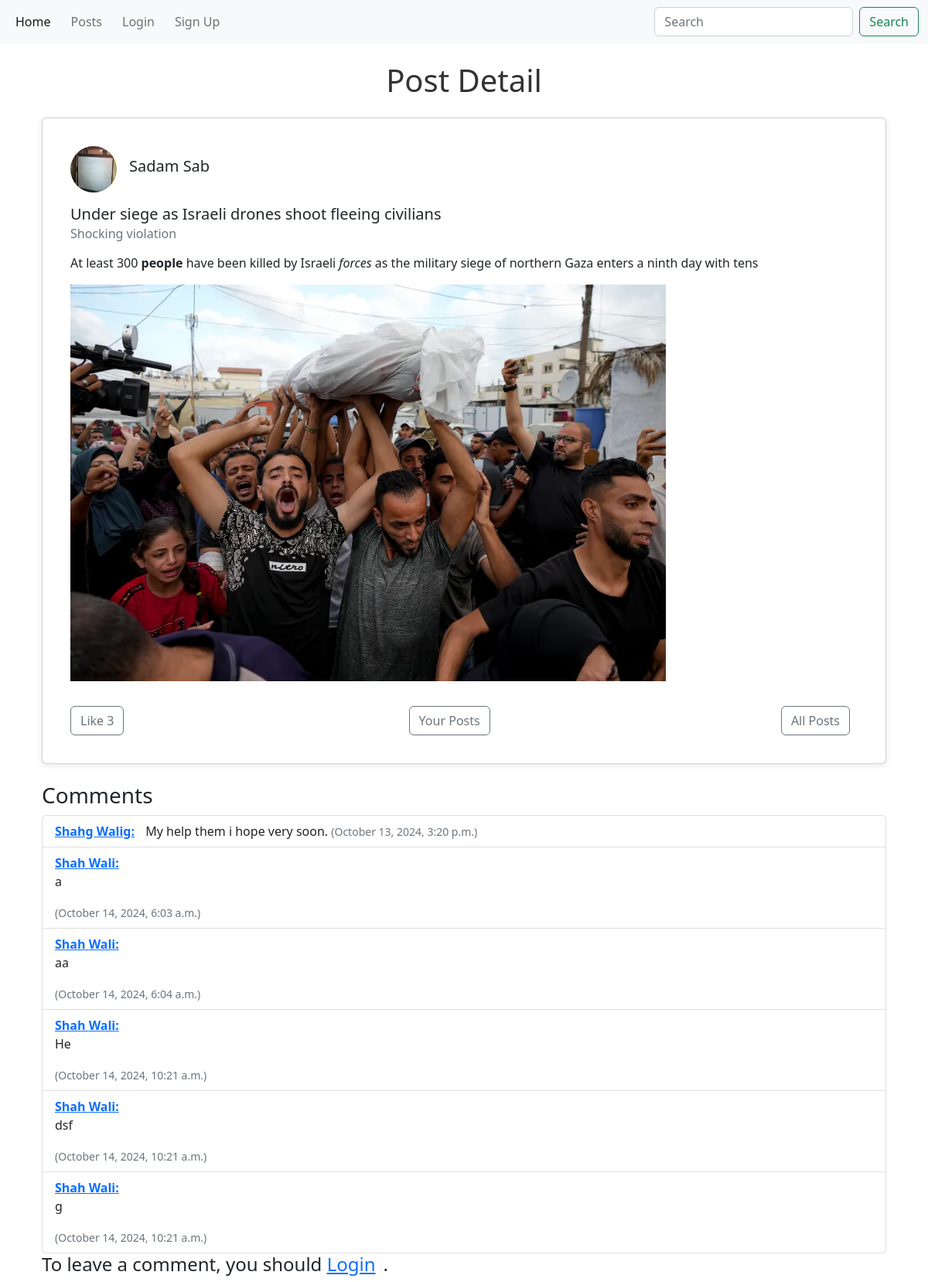
The app's page /article_detail/27/ with its own data.
### user_profile/models.py (models this page shows, shortened)
class Post(models.Model):
    post_owner = models.ForeignKey(User, on_delete=models.CASCADE)
    post_name = models.CharField(max_length=200, blank=True)
    post_like = models.ManyToManyField(User, related_name='blog_posts_likes')
    post_comment = models.CharField(max_length=200, blank=True)
    post_title = models.CharField(max_length=200, blank=True)
    post_description = RichTextField(blank=True)
    post_img = models.ImageField(upload_to='profile_images/', null=True, blank=True)
    def total_likes(self):
        return self.post_like.count()

class Profile(models.Model):
    name = models.CharField(max_length=200, blank=True)
    email = models.CharField(max_length=200, blank=True)
    user = models.OneToOneField(User, on_delete=models.CASCADE)
    country = models.CharField(max_length=200, blank=True)
    city = models.CharField(max_length=200, blank=True)
    age = models.IntegerField(blank=True, null=True)
    birthday = models.DateField(blank=True, null=True)
    description = models.TextField(blank=True)
    joined_date = models.DateField(blank=True, null=True)
    user_img = models.ImageField(upload_to='profile_images/', default='profile_images/default.png')

class Comment(models.Model):
    post = models.ForeignKey(Post, related_name="post_comments", on_delete=models.CASCADE)
    user = models.ForeignKey(User, on_delete=models.CASCADE)
    content = RichTextField(blank=True)
    created_at = models.DateTimeField(auto_now_add=True)

### user_profile/views.py (the view)
# urls.py: path('article_detail/<int:pk>/', views.ArticleDetailView, name='article_detail'),
def ArticleDetailView(request, pk):
    article_detail = get_object_or_404(Post, pk=pk)
    user_profile = article_detail.post_owner.profile
    comments = article_detail.post_comments.all()  # get all comments
    if request.method == 'POST':
        comment_form = CommentForm(request.POST)
        if comment_form.is_valid():
            new_comment = comment_form.save(commit=False)
            new_comment.post = article_detail
            new_comment.user = request.user
            new_comment.save()
            return redirect('article_detail', pk=article_detail.pk)
    else:
        comment_form = CommentForm()
    context = {
        'article_detail': article_detail,
        'user_profile': user_profile,
        'comments': comments,
        'comment_form': comment_form,
    }
    return render(request, 'user_profile/article_detail.html', context)

### user_profile/forms.py
class CommentForm(forms.ModelForm):
    class Meta:
        model = Comment
        fields = ['content']
        widgets = {'content': forms.Textarea(attrs={'class': 'form-control'}), }

### user_profile/templates/user_profile/article_detail.html (shortened to what this page needs)
{% extends 'base.html' %}
{% block content %}
<h1 class="text-center mt-4">Post Detail</h1>
<div class="container mt-4">
    <div class="card">
        <div class="card-body">
            <div class="d-flex align-items-center mb-3">
                {% if article_detail.post_owner.profile.user_img %}
                    <img src="{{ article_detail.post_owner.profile.user_img.url }}" alt="Profile image" class="img-fluid rounded-circle" style="width: 60px; height: 60px;">
                {% else %}
                    <div class="bg-light rounded-circle" style="width: 60px; height: 60px; display: flex; align-items: center; justify-content: center;">No image</div>
                {% endif %}
                <h5 class="ms-3">{{ article_detail.post_owner.first_name }} {{ article_detail.post_owner.last_name }}</h5>
            </div>
            <h5 class="card-title">{{ article_detail.post_name }}</h5>
            <h6 class="card-subtitle mb-2 text-muted">{{ article_detail.post_title }}</h6>
            <p class="card-text">{{ article_detail.post_description|safe }}</p>
            {% if article_detail.post_img %}
                <img src="{{ article_detail.post_img.url }}" alt="Image for {{ article_detail.post_name }}" class="img-fluid mb-3">
            {% else %}
                <p class="text-muted">No image available</p>
            {% endif %}
            <div class="d-flex justify-content-between align-items-center mt-3">
                <button id="like-button" class="btn btn-outline-secondary" onclick="toggleLike()">
                    {% if request.user in article_detail.post_like.all %}
                        Unlike {{ article_detail.total_likes }}
                    {% else %}
                        Like {{ article_detail.total_likes }}
                    {% endif %}
                </button>
                <a href="{% url 'your_post' %}" class="btn btn-outline-secondary me-2">Your Posts</a>
                <a href="{% url 'post' %}" class="btn btn-outline-secondary">All Posts</a>
            </div>
        </div>
    </div>
    {% include 'user_profile/comment/comments.html' %}
</div>
{% endblock %}

### user_profile/templates/user_profile/comment/comments.html (shortened to what this page needs)
<div class="comments-section mt-4">
    <h3>Comments</h3>
    <ul class="list-group">
        {% for comment in comments %}
            <li class="list-group-item">
                <strong>
                    <a href="{% url 'id_user_profile' comment.user.id %}">
                        {{ comment.user.first_name }} {{ comment.user.last_name }}:
                    </a>
                </strong>
                {{ comment.content|safe }}
                <small class="text-muted">({{ comment.created_at|date:"F j, Y, g:i a" }})</small>
            </li>
        {% empty %}
            <li class="list-group-item">No comments yet. Be the first to comment!</li>
        {% endfor %}
    </ul>
    {% if user.is_authenticated %}
        <style>label[for="id_content"] {display: none;}</style>
        <div class="mt-4">
            <h4>Leave a Comment</h4>
            <form method="post">
                {% csrf_token %}
                {{ comment_form.as_p }}
                {{ comment_form.media }}
                <button type="submit" class="btn btn-primary">Submit</button>
            </form>
        </div>
    {% else %}
        <h4>To leave a comment, you should <a href="{% url 'login' %}">Login</a>.</h4>
    {% endif %}
</div>

### static/css.css (style rules this page uses)
body { background-color: red; }
h1 { text-align: center; margin-bottom: 20px; color: #333; }
.card { background-color: #fff; border-radius: 8px; box-shadow: 0 2px 8px rgba(0, 0, 0, 0.1); padding: 20px; margin-bottom: 20px; }
button { background-color: #007bff; color: white; border: none; border-radius: 4px; padding: 10px 15px; cursor: pointer; transition: background-color 0.3s; }
a { color: #007bff; text-decoration: none; margin-right: 10px; }
button, a { display: inline-block; }

### records on screen
Post: post_owner.profile.user_img (picture), post_owner.first_name "Sadam", post_owner.last_name "Sab", post_name "Under siege as Israeli drones shoot fleeing civilians", post_title "Shocking violation", post_description "At least 300 people have been killed by Israeli forces as the military siege of northern Gaza enters a ninth day with tens", post_img (picture), total_likes "3"
Comment: user.first_name "Shahg", user.last_name "Walig", content "My help them i hope very soon.", created_at "October 13, 2024, 3:20 p.m."
Comment: user.first_name "Shah", user.last_name "Wali", content "a", created_at "October 14, 2024, 6:03 a.m."
Comment: user.first_name "Shah", user.last_name "Wali", content "aa", created_at "October 14, 2024, 6:04 a.m."
Comment: user.first_name "Shah", user.last_name "Wali", content "He", created_at "October 14, 2024, 10:21 a.m."
Comment: user.first_name "Shah", user.last_name "Wali", content "dsf", created_at "October 14, 2024, 10:21 a.m."
Comment: user.first_name "Shah", user.last_name "Wali", content "g", created_at "October 14, 2024, 10:21 a.m."
